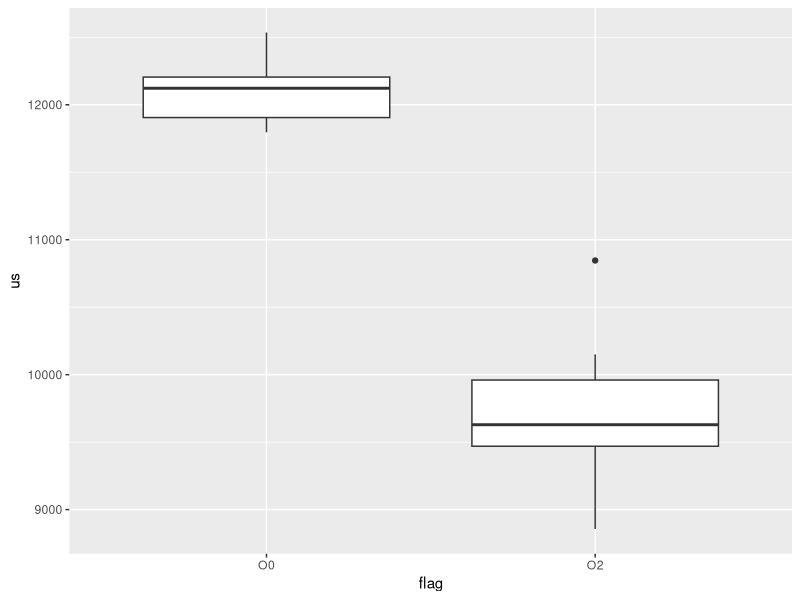

This chart was generated by the following R code:
require(ggplot2)

data <- read.csv("2_results.csv")
data$flag <- as.factor(data$flag)
p <- ggplot(data, aes(x=flag, y=us))
p + geom_boxplot()
